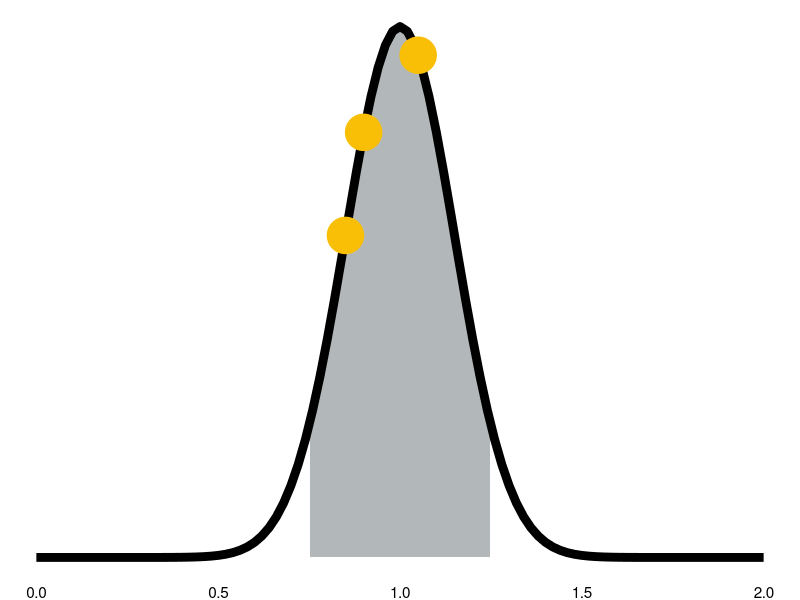
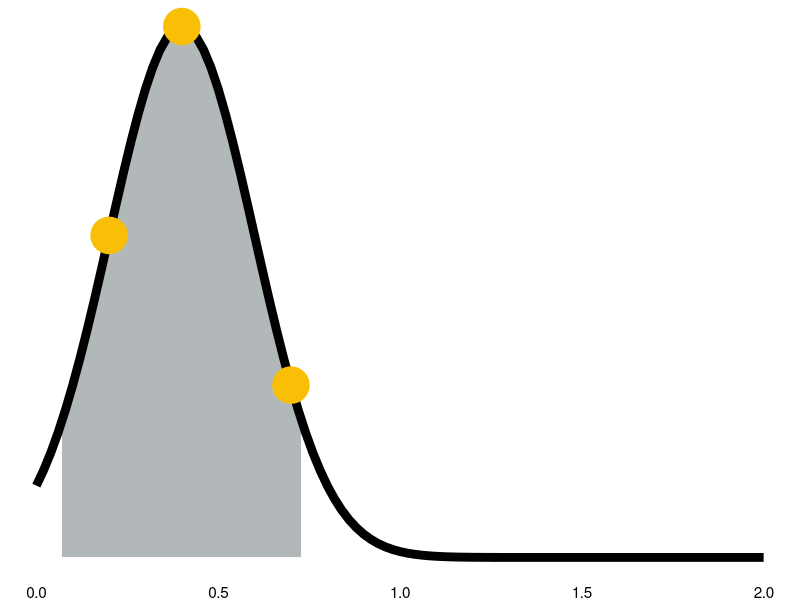
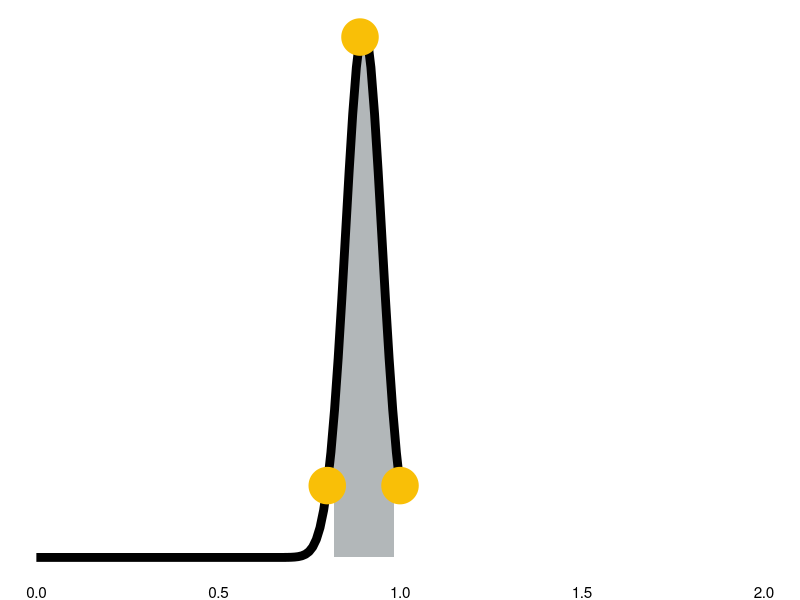

Recreate these plots in R, in order.
## ---- chunk 1
library(dplyr)
library(ggplot2)
library(patchwork)

param_plot <- function(m, s, points, xlim = c(0, 2)) {
  d <- \(.x) dnorm(.x, m, s)

  tibble(x = c(0, 2)) |>
    ggplot(aes(x)) +
    stat_function(
      xlim = qnorm(c(0.05, 0.95), m, s),
      fun = d,
      geom = "area",
      fill = "#b2b7b9"
    ) +
    stat_function(
      fun = d,
      xlim = xlim,
      geom = "line",
      linewidth = 3
    ) +
    annotate(
      "point",
      x = points,
      y = d(points),
      colour = "#f9bf07",
      size = 12
    ) +
    expand_limits(x = c(0, 2)) +
    theme_void() +
    theme(axis.text.x = element_text())
}
## ---- chunk 2
#| fig-height: 6
param_plot(1, .15, c(0.85, 0.9, 1.05))
## ---- chunk 3
#| fig-height: 6
param_plot(0.4, .2, c(0.2, 0.4, 0.7))
## ---- chunk 4
#| fig-height: 6
param_plot(0.9, .05, c(0.8, 0.89, 1), xlim = c(0, 1))
